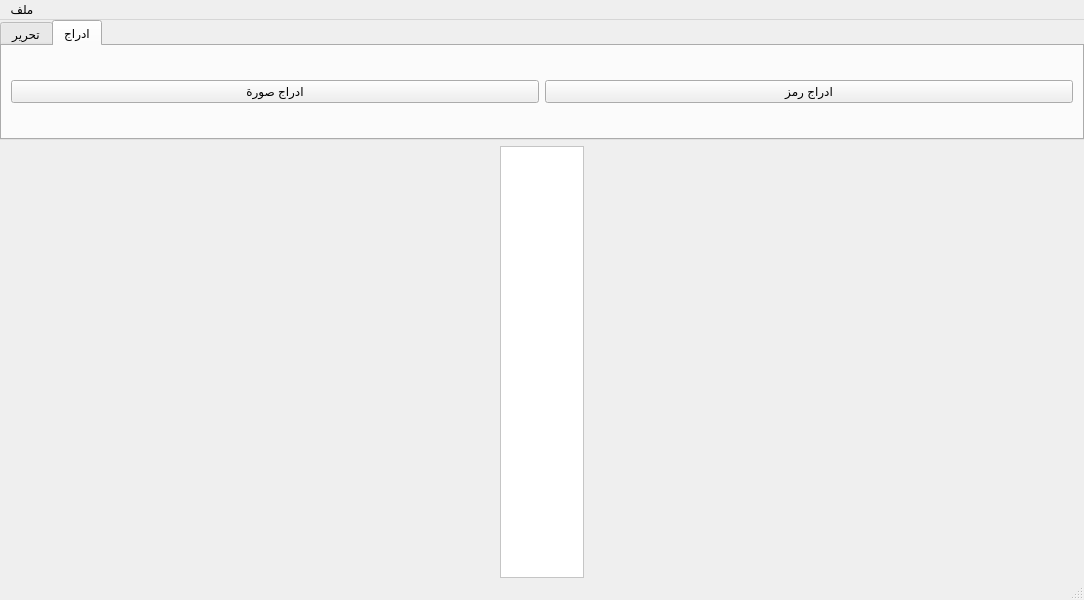
<?xml version="1.0" encoding="UTF-8"?>
<ui version="4.0">
 <class>MainWindow</class>
 <widget class="QMainWindow" name="MainWindow">
  <property name="geometry">
   <rect>
    <x>0</x>
    <y>0</y>
    <width>1084</width>
    <height>600</height>
   </rect>
  </property>
  <property name="sizePolicy">
   <sizepolicy hsizetype="Expanding" vsizetype="Expanding">
    <horstretch>0</horstretch>
    <verstretch>0</verstretch>
   </sizepolicy>
  </property>
  <property name="windowTitle">
   <string>MainWindow</string>
  </property>
  <widget class="QWidget" name="centralwidget">
   <property name="sizePolicy">
    <sizepolicy hsizetype="Preferred" vsizetype="Preferred">
     <horstretch>0</horstretch>
     <verstretch>0</verstretch>
    </sizepolicy>
   </property>
   <layout class="QVBoxLayout" name="verticalLayout_2">
    <property name="leftMargin">
     <number>0</number>
    </property>
    <property name="topMargin">
     <number>0</number>
    </property>
    <property name="rightMargin">
     <number>0</number>
    </property>
    <property name="bottomMargin">
     <number>0</number>
    </property>
    <item>
     <layout class="QVBoxLayout" name="verticalLayout">
      <property name="spacing">
       <number>6</number>
      </property>
      <property name="sizeConstraint">
       <enum>QLayout::SizeConstraint::SetDefaultConstraint</enum>
      </property>
      <item>
       <widget class="QTabWidget" name="tabWidget">
        <property name="sizePolicy">
         <sizepolicy hsizetype="Expanding" vsizetype="Preferred">
          <horstretch>0</horstretch>
          <verstretch>0</verstretch>
         </sizepolicy>
        </property>
        <property name="minimumSize">
         <size>
          <width>0</width>
          <height>120</height>
         </size>
        </property>
        <property name="sizeIncrement">
         <size>
          <width>0</width>
          <height>0</height>
         </size>
        </property>
        <property name="currentIndex">
         <number>1</number>
        </property>
        <property name="documentMode">
         <bool>false</bool>
        </property>
        <widget class="QWidget" name="tab">
         <attribute name="title">
          <string>تحرير</string>
         </attribute>
         <layout class="QHBoxLayout" name="horizontalLayout_2">
          <item>
           <layout class="QHBoxLayout" name="horizontalLayout_3">
            <item>
             <layout class="QVBoxLayout" name="verticalLayout_3">
              <item>
               <widget class="QLabel" name="label">
                <property name="text">
                 <string>اللون</string>
                </property>
               </widget>
              </item>
              <item>
               <widget class="QComboBox" name="colorComboBox">
                <property name="editable">
                 <bool>false</bool>
                </property>
                <property name="currentText">
                 <string>black</string>
                </property>
                <item>
                 <property name="text">
                  <string>red</string>
                 </property>
                </item>
                <item>
                 <property name="text">
                  <string>green</string>
                 </property>
                </item>
                <item>
                 <property name="text">
                  <string>blue</string>
                 </property>
                </item>
                <item>
                 <property name="text">
                  <string>yellow</string>
                 </property>
                </item>
                <item>
                 <property name="text">
                  <string>white</string>
                 </property>
                </item>
                <item>
                 <property name="text">
                  <string>black</string>
                 </property>
                </item>
                <item>
                 <property name="text">
                  <string>pink</string>
                 </property>
                </item>
               </widget>
              </item>
             </layout>
            </item>
           </layout>
          </item>
          <item>
           <widget class="Line" name="line">
            <property name="orientation">
             <enum>Qt::Orientation::Vertical</enum>
            </property>
           </widget>
          </item>
          <item>
           <layout class="QVBoxLayout" name="verticalLayout_4">
            <item>
             <widget class="QLabel" name="label_2">
              <property name="text">
               <string>الخط</string>
              </property>
             </widget>
            </item>
            <item>
             <widget class="QFontComboBox" name="fontComboBox"/>
            </item>
           </layout>
          </item>
         </layout>
        </widget>
        <widget class="QWidget" name="tab_2">
         <attribute name="title">
          <string>ادراج</string>
         </attribute>
         <layout class="QHBoxLayout" name="horizontalLayout_5">
          <item>
           <layout class="QHBoxLayout" name="horizontalLayout_4">
            <item>
             <widget class="QPushButton" name="insertImgBtn">
              <property name="text">
               <string>ادراج صورة</string>
              </property>
             </widget>
            </item>
           </layout>
          </item>
          <item>
           <widget class="QPushButton" name="insertletter">
            <property name="text">
             <string>ادراج رمز</string>
            </property>
           </widget>
          </item>
         </layout>
        </widget>
       </widget>
      </item>
     </layout>
    </item>
    <item>
     <layout class="QHBoxLayout" name="horizontalLayout">
      <item>
       <spacer name="horizontalSpacer">
        <property name="orientation">
         <enum>Qt::Orientation::Horizontal</enum>
        </property>
        <property name="sizeType">
         <enum>QSizePolicy::Policy::Fixed</enum>
        </property>
        <property name="sizeHint" stdset="0">
         <size>
          <width>500</width>
          <height>20</height>
         </size>
        </property>
       </spacer>
      </item>
      <item>
       <widget class="QTextEdit" name="textEdit">
        <property name="sizePolicy">
         <sizepolicy hsizetype="Expanding" vsizetype="Expanding">
          <horstretch>0</horstretch>
          <verstretch>0</verstretch>
         </sizepolicy>
        </property>
        <property name="styleSheet">
         <string notr="true">background:white;
</string>
        </property>
        <property name="html">
         <string>&lt;!DOCTYPE HTML PUBLIC &quot;-//W3C//DTD HTML 4.0//EN&quot; &quot;http://www.w3.org/TR/REC-html40/strict.dtd&quot;&gt;
&lt;html&gt;&lt;head&gt;&lt;meta name=&quot;qrichtext&quot; content=&quot;1&quot; /&gt;&lt;meta charset=&quot;utf-8&quot; /&gt;&lt;style type=&quot;text/css&quot;&gt;
p, li { white-space: pre-wrap; }
hr { height: 1px; border-width: 0; }
li.unchecked::marker { content: &quot;\2610&quot;; }
li.checked::marker { content: &quot;\2612&quot;; }
&lt;/style&gt;&lt;/head&gt;&lt;body style=&quot; font-family:'Sans'; font-size:10pt; font-weight:400; font-style:normal;&quot;&gt;
&lt;p style=&quot;-qt-paragraph-type:empty; margin-top:0px; margin-bottom:0px; margin-left:0px; margin-right:0px; -qt-block-indent:0; text-indent:0px;&quot;&gt;&lt;br /&gt;&lt;/p&gt;&lt;/body&gt;&lt;/html&gt;</string>
        </property>
       </widget>
      </item>
      <item>
       <spacer name="horizontalSpacer_2">
        <property name="orientation">
         <enum>Qt::Orientation::Horizontal</enum>
        </property>
        <property name="sizeType">
         <enum>QSizePolicy::Policy::Fixed</enum>
        </property>
        <property name="sizeHint" stdset="0">
         <size>
          <width>500</width>
          <height>20</height>
         </size>
        </property>
       </spacer>
      </item>
     </layout>
    </item>
   </layout>
  </widget>
  <widget class="QMenuBar" name="menubar">
   <property name="geometry">
    <rect>
     <x>0</x>
     <y>0</y>
     <width>1084</width>
     <height>21</height>
    </rect>
   </property>
   <widget class="QMenu" name="menu">
    <property name="title">
     <string>ملف</string>
    </property>
   </widget>
   <addaction name="menu"/>
  </widget>
  <widget class="QStatusBar" name="statusbar"/>
 </widget>
 <resources/>
 <connections/>
</ui>
